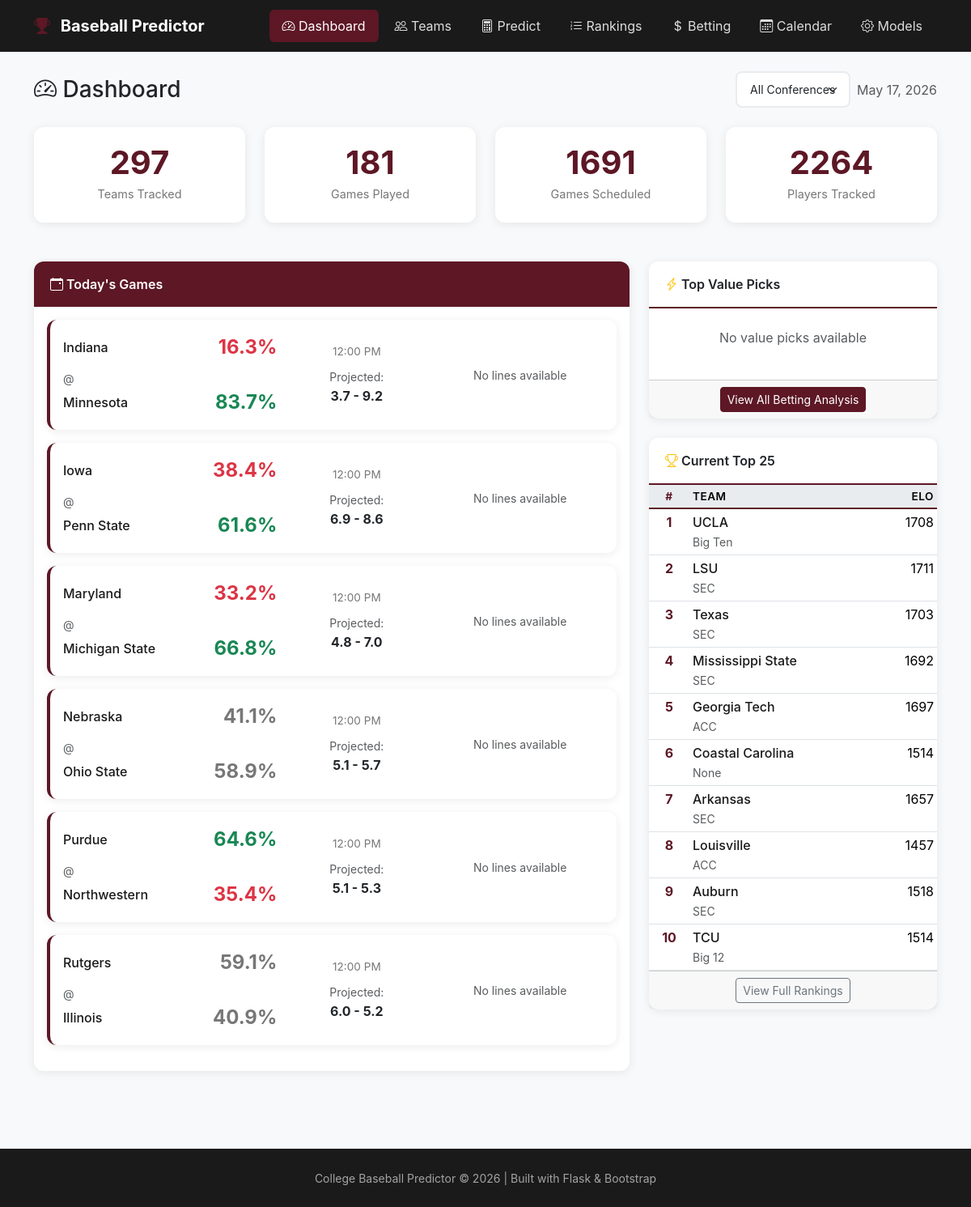
The page / on the database its author committed.
### tables this page shows
CREATE TABLE elo_ratings (
                    team_id TEXT PRIMARY KEY,
                    rating REAL DEFAULT 1500,
                    games_played INTEGER DEFAULT 0,
                    updated_at TEXT DEFAULT CURRENT_TIMESTAMP
                );

CREATE TABLE teams (
            id TEXT PRIMARY KEY,
            name TEXT NOT NULL,
            nickname TEXT,
            conference TEXT,
            division TEXT,
            athletics_url TEXT,
            preseason_rank INTEGER,
            current_rank INTEGER,
            created_at TEXT DEFAULT CURRENT_TIMESTAMP,
            updated_at TEXT DEFAULT CURRENT_TIMESTAMP
        );

CREATE TABLE games (
            id TEXT PRIMARY KEY,
            date TEXT NOT NULL,
            time TEXT,
            home_team_id TEXT NOT NULL,
            away_team_id TEXT NOT NULL,
            home_score INTEGER,
            away_score INTEGER,
            winner_id TEXT,
            innings INTEGER DEFAULT 9,
            is_conference_game INTEGER DEFAULT 0,
            is_neutral_site INTEGER DEFAULT 0,
            tournament_id TEXT,
            venue TEXT,
            attendance INTEGER,
            notes TEXT,
            status TEXT DEFAULT 'scheduled',  -- scheduled, final, postponed, cancelled
            created_at TEXT DEFAULT CURRENT_TIMESTAMP,
            updated_at TEXT DEFAULT CURRENT_TIMESTAMP,
            FOREIGN KEY (home_team_id) REFERENCES teams(id),
            FOREIGN KEY (away_team_id) REFERENCES teams(id),
            FOREIGN KEY (tournament_id) REFERENCES tournaments(id)
        );

### web/app.py (the view)
@app.route('/')
def dashboard():
    conference = request.args.get('conference', '')
    todays_games = get_todays_games()
    value_picks = get_value_picks(5)
    top_25 = get_current_top_25()
    stats = get_quick_stats()
    conferences = get_all_conferences()
    if conference:
        todays_games = [g for g in todays_games
                       if g.get('home_conf') == conference or g.get('away_conf') == conference]
    conn = get_connection()
    c = conn.cursor()
    for team in top_25:
        c.execute('SELECT rating FROM elo_ratings WHERE team_id = ?', (team['id'],))
        row = c.fetchone()
        team['elo_rating'] = row[0] if row else None
    conn.close()
    if conference:
        top_25 = [t for t in top_25 if t.get('conference') == conference]
    return render_template('dashboard.html',
                          todays_games=todays_games,
                          value_picks=value_picks,
                          top_25=top_25,
                          stats=stats,
                          conferences=conferences,
                          selected_conference=conference,
                          today=datetime.now().strftime('%B %d, %Y'))

### web/templates/dashboard.html (shortened to what this page needs)
{% extends "base.html" %}
{% block content %}
<div class="d-flex justify-content-between align-items-center mb-4">
    <h1 class="h3 mb-0">
        <i class="bi bi-speedometer2 text-maroon"></i> Dashboard
    </h1>
    <div class="d-flex gap-2 align-items-center">
        <select class="form-select form-select-sm" style="width: auto;"
                onchange="window.location.href='/?conference=' + encodeURIComponent(this.value)">
            <option value="">All Conferences</option>
        </select>
        <span class="text-muted">{{ today }}</span>
    </div>
</div>
<div class="row mb-4">
    <div class="col-6 col-md-3">
        <div class="card stat-card">
            <div class="stat-value">{{ stats.total_teams }}</div>
            <div class="stat-label">Teams Tracked</div>
        </div>
    </div>
    <div class="col-6 col-md-3">
        <div class="card stat-card">
            <div class="stat-value">{{ stats.games_played }}</div>
            <div class="stat-label">Games Played</div>
        </div>
    </div>
    <div class="col-6 col-md-3">
        <div class="card stat-card">
            <div class="stat-value">{{ stats.games_scheduled }}</div>
            <div class="stat-label">Games Scheduled</div>
        </div>
    </div>
    <div class="col-6 col-md-3">
        <div class="card stat-card">
            <div class="stat-value">{{ stats.players_tracked or 0 }}</div>
            <div class="stat-label">Players Tracked</div>
        </div>
    </div>
</div>
<div class="row">
    <div class="col-lg-8">
        <div class="card">
            <div class="card-header bg-maroon">
                <i class="bi bi-calendar-event"></i> Today's Games
            </div>
            <div class="card-body">
                {% if todays_games %}
                    {% for game in todays_games %}
                    <div class="game-card card mb-3">
                        <div class="card-body">
                            <div class="row align-items-center">
                                <div class="col-md-5">
                                    <div class="d-flex justify-content-between align-items-center">
                                        <div>
                                            <a href="/team/{{ game.away_team_id }}" class="team-link">
                                                {{ game.away_team_name }}
                                            </a>
                                        </div>
                                        {% if game.prediction %}
                                        <span class="win-prob {% if game.prediction.away_win_probability > 0.6 %}high{% elif game.prediction.away_win_probability < 0.4 %}low{% else %}medium{% endif %}">
                                            {{ (game.prediction.away_win_probability * 100)|round(1) }}%
                                        </span>
                                        {% endif %}
                                    </div>
                                    <div class="mt-2">
                                        <small class="text-muted">@</small>
                                    </div>
                                    <div class="d-flex justify-content-between align-items-center">
                                        <div>
                                            <a href="/team/{{ game.home_team_id }}" class="team-link">
                                                {{ game.home_team_name }}
                                            </a>
                                        </div>
                                        {% if game.prediction %}
                                        <span class="win-prob {% if game.prediction.home_win_probability > 0.6 %}high{% elif game.prediction.home_win_probability < 0.4 %}low{% else %}medium{% endif %}">
                                            {{ (game.prediction.home_win_probability * 100)|round(1) }}%
                                        </span>
                                        {% endif %}
                                    </div>
                                </div>
                                <div class="col-md-3 text-center">
                                    <div class="game-time">{{ game.time or 'TBD' }}</div>
                                    {% if game.prediction %}
                                    <div class="mt-2">
                                        <small class="text-muted">Projected:</small>
                                        <div class="fw-bold">{{ game.prediction.projected_away_runs|round(1) }} - {{ game.prediction.projected_home_runs|round(1) }}</div>
                                    </div>
                                    {% endif %}
                                </div>
                                <div class="col-md-4 text-center">
                                    {% if game.home_ml and game.away_ml %}
                                    <small class="text-muted d-block">Lines</small>
                                    <div class="d-flex justify-content-center gap-3">
                                        <span>{{ game.away_ml|format_odds }}</span>
                                        <span class="text-muted">/</span>
                                        <span>{{ game.home_ml|format_odds }}</span>
                                    </div>
                                    <small class="text-muted">
                                        Run Line: -1.5 | O/U {{ game.over_under }}
                                    </small>
                                    {% else %}
                                    <small class="text-muted">No lines available</small>
                                    {% endif %}
                                </div>
                            </div>
                        </div>
                    </div>
                    {% endfor %}
                {% else %}
                <div class="text-center text-muted py-4">
                    <i class="bi bi-calendar-x display-4"></i>
                    <p class="mt-2">No games scheduled for today</p>
                </div>
                {% endif %}
            </div>
        </div>
    </div>
    <div class="col-lg-4">
        <div class="card">
            <div class="card-header">
                <i class="bi bi-lightning-charge text-warning"></i> Top Value Picks
            </div>
            <div class="card-body p-0">
                {% if value_picks %}
                <div class="list-group list-group-flush">
                    {% for pick in value_picks %}
                    <div class="list-group-item">
                        <div class="d-flex justify-content-between align-items-start">
                            <div>
                                <strong>{{ pick.pick }}</strong>
                                <div class="small text-muted">{{ pick.game }}</div>
                            </div>
                            <div class="text-end">
                                <span class="value-indicator positive">
                                    +{{ pick.edge|round(1) }}%
                                </span>
                                <div class="small text-muted mt-1">{{ pick.moneyline|format_odds }}</div>
                            </div>
                        </div>
                        <div class="progress mt-2" style="height: 6px;">
                            <div class="progress-bar bg-success" style="width: {{ pick.model_prob * 100 }}%"></div>
                        </div>
                        <div class="d-flex justify-content-between small text-muted mt-1">
                            <span>Model: {{ (pick.model_prob * 100)|round(1) }}%</span>
                            <span>DK: {{ (pick.dk_implied * 100)|round(1) }}%</span>
                        </div>
                    </div>
                    {% endfor %}
                </div>
                {% else %}
                <div class="text-center text-muted py-4">
                    <p>No value picks available</p>
                </div>
                {% endif %}
            </div>
            <div class="card-footer text-center">
                <a href="/betting" class="btn btn-sm btn-maroon">View All Betting Analysis</a>
            </div>
        </div>
        <div class="card">
            <div class="card-header">
                <i class="bi bi-trophy text-warning"></i> Current Top 25
            </div>
            <div class="card-body p-0">
                {% if top_25 %}
                <div class="table-responsive">
                    <table class="table table-sm table-hover mb-0">
                        <thead>
                            <tr>
                                <th class="rank-col">#</th>
                                <th>Team</th>
                                <th class="text-end">Elo</th>
                            </tr>
                        </thead>
                        <tbody>
                            {% for team in top_25[:10] %}
                            <tr>
                                <td class="rank-col">{{ team.current_rank }}</td>
                                <td>
                                    <a href="/team/{{ team.id }}" class="team-link">{{ team.name }}</a>
                                    <br><small class="text-muted">{{ team.conference }}</small>
                                </td>
                                <td class="text-end">
                                    {% if team.elo_rating %}
                                    {{ team.elo_rating|round(0)|int }}
                                    {% else %}
                                    —
                                    {% endif %}
                                </td>
                            </tr>
                            {% endfor %}
                        </tbody>
                    </table>
                </div>
                {% else %}
                <div class="text-center text-muted py-4">
                    <p>No rankings available</p>
                </div>
                {% endif %}
            </div>
            <div class="card-footer text-center">
                <a href="/rankings" class="btn btn-sm btn-outline-secondary">View Full Rankings</a>
            </div>
        </div>
    </div>
</div>
{% endblock %}

### web/templates/base.html (shortened to what this page needs)
<!DOCTYPE html>
<html lang="en">
<head>
    <link href="https://cdn.jsdelivr.net/npm/bootstrap@5.3.2/dist/css/bootstrap.min.css" rel="stylesheet">
    <link href="https://cdn.jsdelivr.net/npm/bootstrap-icons@1.11.1/font/bootstrap-icons.css" rel="stylesheet">
</head>
<body>
    <nav class="navbar navbar-expand-lg navbar-dark">
        <div class="container">
            <a class="navbar-brand" href="/">
                <i class="bi bi-trophy-fill icon"></i>
                Baseball Predictor
            </a>
            <div class="collapse navbar-collapse" id="navbarNav">
                <ul class="navbar-nav ms-auto">
                    <li class="nav-item">
                        <a class="nav-link {% if request.endpoint == 'dashboard' %}active{% endif %}" href="/">
                            <i class="bi bi-speedometer2"></i> Dashboard
                        </a>
                    </li>
                    <li class="nav-item">
                        <a class="nav-link {% if request.endpoint == 'teams' %}active{% endif %}" href="/teams">
                            <i class="bi bi-people"></i> Teams
                        </a>
                    </li>
                    <li class="nav-item">
                        <a class="nav-link {% if request.endpoint == 'predict' %}active{% endif %}" href="/predict">
                            <i class="bi bi-calculator"></i> Predict
                        </a>
                    </li>
                    <li class="nav-item">
                        <a class="nav-link {% if request.endpoint == 'rankings' %}active{% endif %}" href="/rankings">
                            <i class="bi bi-list-ol"></i> Rankings
                        </a>
                    </li>
                    <li class="nav-item">
                        <a class="nav-link {% if request.endpoint == 'betting' %}active{% endif %}" href="/betting">
                            <i class="bi bi-currency-dollar"></i> Betting
                        </a>
                    </li>
                    <li class="nav-item">
                        <a class="nav-link {% if request.endpoint == 'calendar' %}active{% endif %}" href="/calendar">
                            <i class="bi bi-calendar3"></i> Calendar
                        </a>
                    </li>
                    <li class="nav-item">
                        <a class="nav-link {% if request.endpoint == 'models' %}active{% endif %}" href="/models">
                            <i class="bi bi-gear"></i> Models
                        </a>
                    </li>
                </ul>
            </div>
        </div>
    </nav>
    <main class="container py-4">
        {% block content %}{% endblock %}
    </main>
    <footer class="footer">
        <div class="container text-center">
            <small>College Baseball Predictor &copy; 2026 | Built with Flask & Bootstrap</small>
        </div>
    </footer>
</body>
</html>

### rows shown on the page
elo_ratings: away_team_name "Indiana", prediction "16.3", home_team_name "Minnesota", prediction "83.7", time "12:00 PM", prediction.projected_away_runs "3.7", prediction.projected_home_runs "9.2"
elo_ratings: away_team_name "Iowa", prediction "38.4", home_team_name "Penn State", prediction "61.6", time "12:00 PM", prediction.projected_away_runs "6.9", prediction.projected_home_runs "8.6"
elo_ratings: away_team_name "Maryland", prediction "33.2", home_team_name "Michigan State", prediction "66.8", time "12:00 PM", prediction.projected_away_runs "4.8", prediction.projected_home_runs "7.0"
games: away_team_name "Nebraska", prediction "41.1", home_team_name "Ohio State", prediction "58.9", time "12:00 PM", prediction.projected_away_runs "5.1", prediction.projected_home_runs "5.7"
games: away_team_name "Purdue", prediction "64.6", home_team_name "Northwestern", prediction "35.4", time "12:00 PM", prediction.projected_away_runs "5.1", prediction.projected_home_runs "5.3"
games: away_team_name "Rutgers", prediction "59.1", home_team_name "Illinois", prediction "40.9", time "12:00 PM", prediction.projected_away_runs "6.0", prediction.projected_home_runs "5.2"
teams: name "UCLA", conference "Big Ten"
elo_ratings: elo_rating "1708"
teams: name "LSU", conference "SEC"
elo_ratings: elo_rating "1711"
teams: name "Texas", conference "SEC"
elo_ratings: elo_rating "1703"
teams: name "Mississippi State", conference "SEC"
elo_ratings: elo_rating "1692"
teams: name "Georgia Tech", conference "ACC"
elo_ratings: elo_rating "1697"
teams: name "Coastal Carolina"
elo_ratings: elo_rating "1514"
teams: name "Arkansas", conference "SEC"
elo_ratings: elo_rating "1657"
teams: name "Louisville", conference "ACC"
elo_ratings: elo_rating "1457"
teams: name "Auburn", conference "SEC"
elo_ratings: elo_rating "1518"
teams: name "TCU", conference "Big 12"
elo_ratings: elo_rating "1514"

### other values the page prints
{{ stats.total_teams }} "297"
{{ stats.games_played }} "181"
{{ stats.games_scheduled }} "1691"
{{ stats.players_tracked or 0 }} "2264"
{{ team.current_rank }} "1" "2" "3" "4" "5" "6" "7" "8" "9" "10"
{{ team.conference }} "None"
